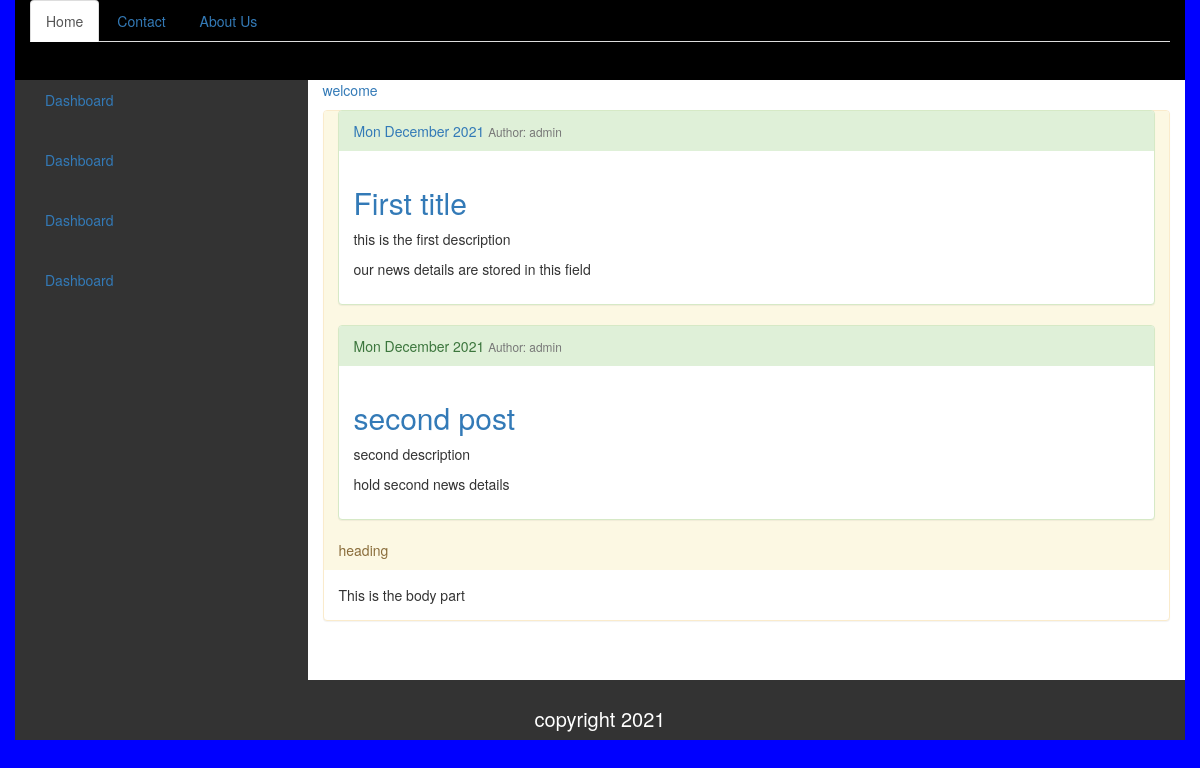
The page / on the database its author committed.
### public/models.py (models this page shows, shortened)
class News(models.Model):
    title = models.CharField(max_length=50, null=True)
    desc = models.TextField(null=True)
    details = models.TextField(null=True)
    date = models.DateTimeField(default=timezone.now)
    author = models.ForeignKey(User,on_delete=models.CASCADE)

### public/views.py (the view)
# urls.py: path('',include('public.urls')),
def public(request):
    context = {
       'news' : News.objects.all()
    }
    return render(request,'home.html', context)

### public/templates/home.html
{% extends 'base.html' %}
{% block content %}
{% for post in news %}
<article class="media-content-section">
   <div class="panel-group col-sm-12">
      <div class="panel panel-success">
         <div class="panel-heading"
        <a href="#" class="mr-2">{{ post.date |date:'D F Y' }}</a>
        <small class="text-muted">Author: {{ post.author }}</small>
      </div>
      <div class="panel-body">
         <h2><a href="#" class="article-title">{{ post.title }}</a></h2>
         <p>{{ post.desc }}</p>
         <p>{{ post.details }}</p>
      </div>
      </div>
</article>
{% endfor %}
<article>
<div class="panel-group">
   <div class="panel panel-warning">
   <div class="panel-heading">heading</div>
   <div class="panel-body">This is the body part</div>
</div></div>
</article>
{% endblock %}

### public/templates/base.html (shortened to what this page needs)
{% load static %}
<!DOCTYPE html>
<html lang="en">
<head>
    <link rel="stylesheet" href="https://maxcdn.bootstrapcdn.com/bootstrap/3.4.1/css/bootstrap.min.css">
</head>
<body style="background: blue;" >
<div class="container">
<div class="row">
    <div class="container" style="background-color: black; height: 80px;">
     <ul class="nav nav-tabs justify-content-right">
        <li class="nav-item active">
           <a href="#" class="nav-link"> Home </a>
        </li>
        <li class="nav-item dropdown">
         <a href="#" class="nav-link dropdown-toggle" data-toggle="dropdown"> Contact </a>
         </li>
         <li class="nav-item">
            <a href="#" class="nav-link"> About Us </a>
         </li>
     </ul>
    </div>
        <div class="col-sm-3" style="background-color: #333; height: 600px;">
           <ul class="nav">
              <li class="nav-item">
                <a href="#" class="nav-link disable">  Dashboard
              </li>
               <li class="nav-item">
                  <a href="#" class="nav-link">  Dashboard
               </li>
               <li class="nav-item">
                  <a href="#" class="nav-link">  Dashboard
               </li>
               <li class="nav-item">
                  <a href="#" class="nav-link">  Dashboard
               </li>
           </ul>
        </div>
    <div class="col-sm-9" style="background-color: white; height:600px;">
      <p>welcome</p>
      {% block content  %}{% endblock  %}
</div>
</div>
<div class="row">
<div class="col-sm-12" style="background-color: #333; height: 60px; color:white;text-align:center;padding-top:25px;">
   <p style='font-size: 20px;'> copyright 2021 </p>
</div>
</div>
</div>
</body>
</html>

### rows shown on the page
News: date "Mon December 2021", author "admin", title "First title", desc "this is the first description", details "our news details are stored in this field"
News: date "Mon December 2021", author "admin", title "second post", desc "second description", details "hold second news details"
